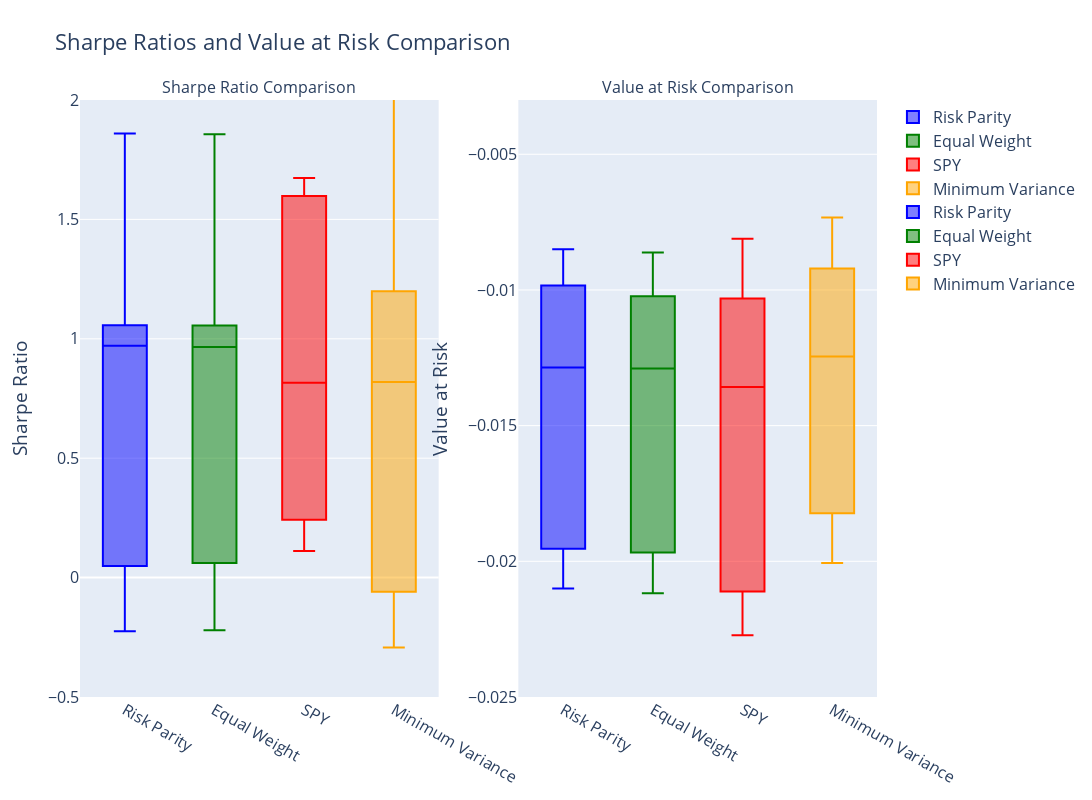

This figure's notebook cell:
### Markdown cell above
### Covid period Backtest

### Code cell
### Stress Test (Covid period)
params = {
        "i": 63 ,
        "j": 189,
        "k": 63,
        "start_date": "2019-06-01", # premier cas Européen en France
        "end_date": "2021-12-01", # 2 mois après découverte du vaccin
        "tickers": ['SPHQ','SPYD','SPLV','IVE','SPMO']
        }

rp_metrics, rp_port, rp_return = rolling_rp_optimization(**params)
ew_metrics,ew_port = rolling_equal_weight_BT(**params)
spy_metrics,spy_port = rolling_backtest_SPY(params["i"], params["j"], params["k"], params["start_date"], params["end_date"])
mv_metrics,mv_port, mv_return = rolling_min_var_optimization(**params)

from plotly.subplots import make_subplots

# Define a custom color palette for consistent colors
color_palette = {
    "Risk Parity": "blue",
    "Equal Weight": "green",
    "SPY": "red",
    "Minimum Variance": "orange"
}

# Function to apply consistent colors when adding traces
def add_colored_traces(fig, input_fig, row, col):
    for trace in input_fig.data:
        trace.update(marker=dict(color=color_palette[trace.name]))  # Apply custom color
        fig.add_trace(trace, row=row, col=col)

# Create subplots layout without shared y-axes
fig = make_subplots(
    rows=1, cols=2,
    subplot_titles=["Sharpe Ratio Comparison", "Value at Risk Comparison"]
)

# Generate plots for Sharpe Ratio and Value at Risk (VaR)
sharpe_fig = plot_ratios('Sharpe Ratio', -1000, 1340)
var_fig = plot_ratios('VaR (at 95% confidence)', -0.03, 0.001)

# Add traces with consistent colors
add_colored_traces(fig, sharpe_fig, row=1, col=1)
add_colored_traces(fig, var_fig, row=1, col=2)

# Update layout with separate y-axis ranges and improved visuals
fig.update_layout(
    title="Sharpe Ratios and Value at Risk Comparison",
    height=800,
    width=1800,
    font=dict(size=16),
    yaxis1=dict(
        title="Sharpe Ratio",
        range=[-0.5, 2]
    ),
    yaxis2=dict(
        title="Value at Risk",
        range=[-0.025, -0.003]
    )
)

# Show the plot
fig.show()

### Figure 1 — Plotly figure (JSON) as saved in the notebook; plotly's stock layout.template omitted (floating-point values rounded to 4 significant figures)
{"data": [{"marker": {"color": "blue"}, "name": "Risk Parity", "type": "box", "xaxis": "x", "y": [-0.1099, 1.014, 0.5262, 0.9712, 1.86, 1.071, -0.2245], "yaxis": "y"}, {"marker": {"color": "green"}, "name": "Equal Weight", "type": "box", "xaxis": "x", "y": [-0.1043, 0.9652, 0.5583, 1.06, 1.856, 1.042, -0.2209], "yaxis": "y"}, {"marker": {"color": "red"}, "name": "SPY", "type": "box", "xaxis": "x", "y": [0.1111, 1.463, 0.3882, 0.8163, 1.673, 1.643, 0.193], "yaxis": "y"}, {"marker": {"color": "orange"}, "name": "Minimum Variance", "type": "box", "xaxis": "x", "y": [-0.2074, 1.178, 0.3845, 0.8188, 2.19, 1.206, -0.2929], "yaxis": "y"}, {"marker": {"color": "blue"}, "name": "Risk Parity", "type": "box", "xaxis": "x2", "y": [-0.05263, -0.01225, -0.021, -0.01286, -0.009029, -0.008502, -0.01516], "yaxis": "y2"}, {"marker": {"color": "green"}, "name": "Equal Weight", "type": "box", "xaxis": "x2", "y": [-0.05234, -0.01274, -0.02117, -0.01289, -0.00939, -0.008619, -0.01518], "yaxis": "y2"}, {"marker": {"color": "red"}, "name": "SPY", "type": "box", "xaxis": "x2", "y": [-0.05044, -0.01177, -0.02272, -0.01358, -0.009825, -0.008118, -0.0163], "yaxis": "y2"}, {"marker": {"color": "orange"}, "name": "Minimum Variance", "type": "box", "xaxis": "x2", "y": [-0.05892, -0.01006, -0.02006, -0.01246, -0.007327, -0.008929, -0.01274], "yaxis": "y2"}], "layout": {"annotations": [{"font": {"size": 16}, "showarrow": false, "text": "Sharpe Ratio Comparison", "x": 0.225, "xanchor": "center", "xref": "paper", "y": 1, "yanchor": "bottom", "yref": "paper"}, {"font": {"size": 16}, "showarrow": false, "text": "Value at Risk Comparison", "x": 0.775, "xanchor": "center", "xref": "paper", "y": 1, "yanchor": "bottom", "yref": "paper"}], "font": {"size": 16}, "height": 800, "title": {"text": "Sharpe Ratios and Value at Risk Comparison"}, "width": 1800, "xaxis": {"anchor": "y", "domain": [0, 0.45]}, "xaxis2": {"anchor": "y2", "domain": [0.55, 1]}, "yaxis": {"anchor": "x", "domain": [0, 1], "range": [-0.5, 2], "title": {"text": "Sharpe Ratio"}}, "yaxis2": {"anchor": "x2", "domain": [0, 1], "range": [-0.025, -0.003], "title": {"text": "Value at Risk"}}}}
